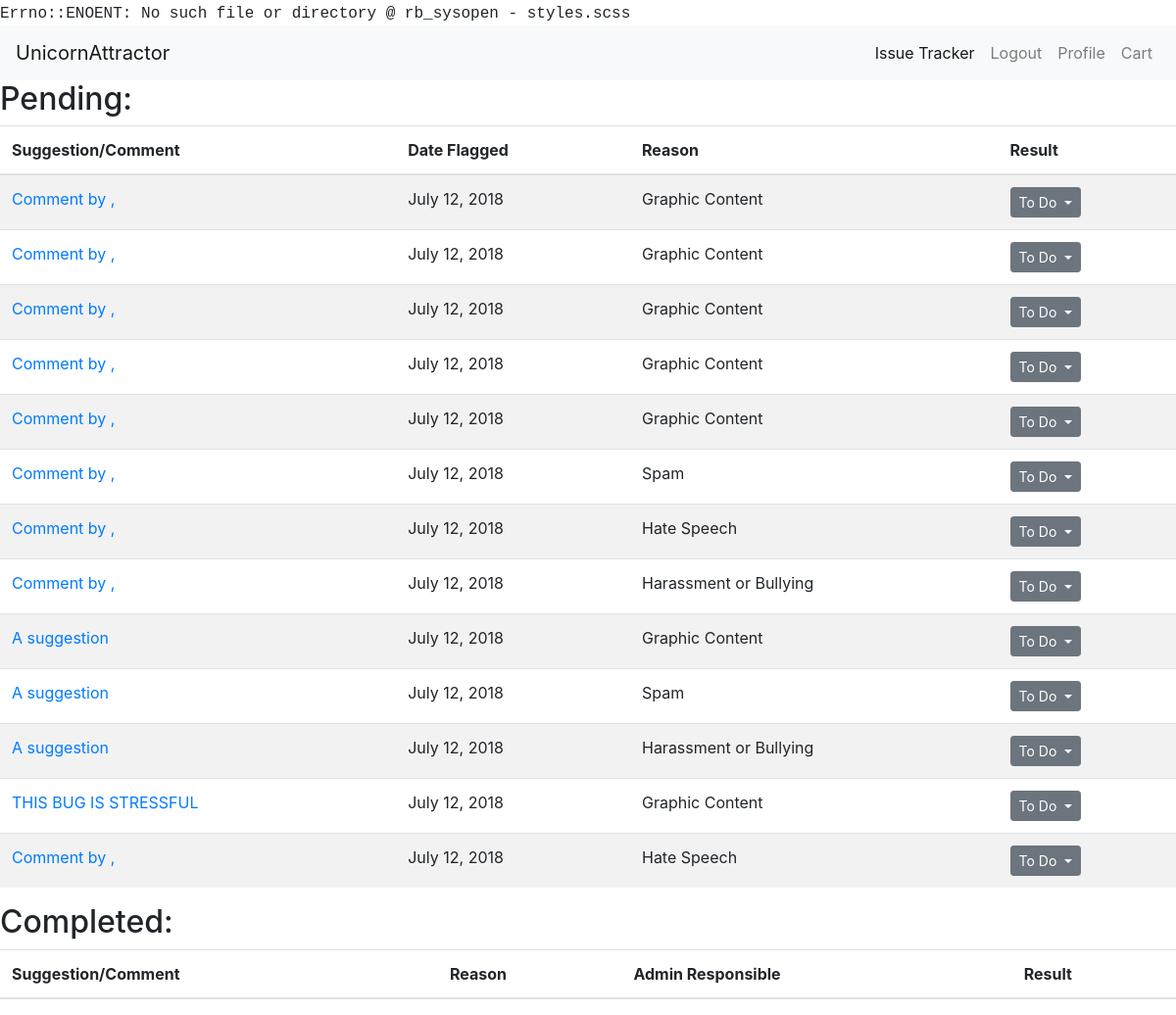
Before: /suggestions/flags (signed in) with the older database file.
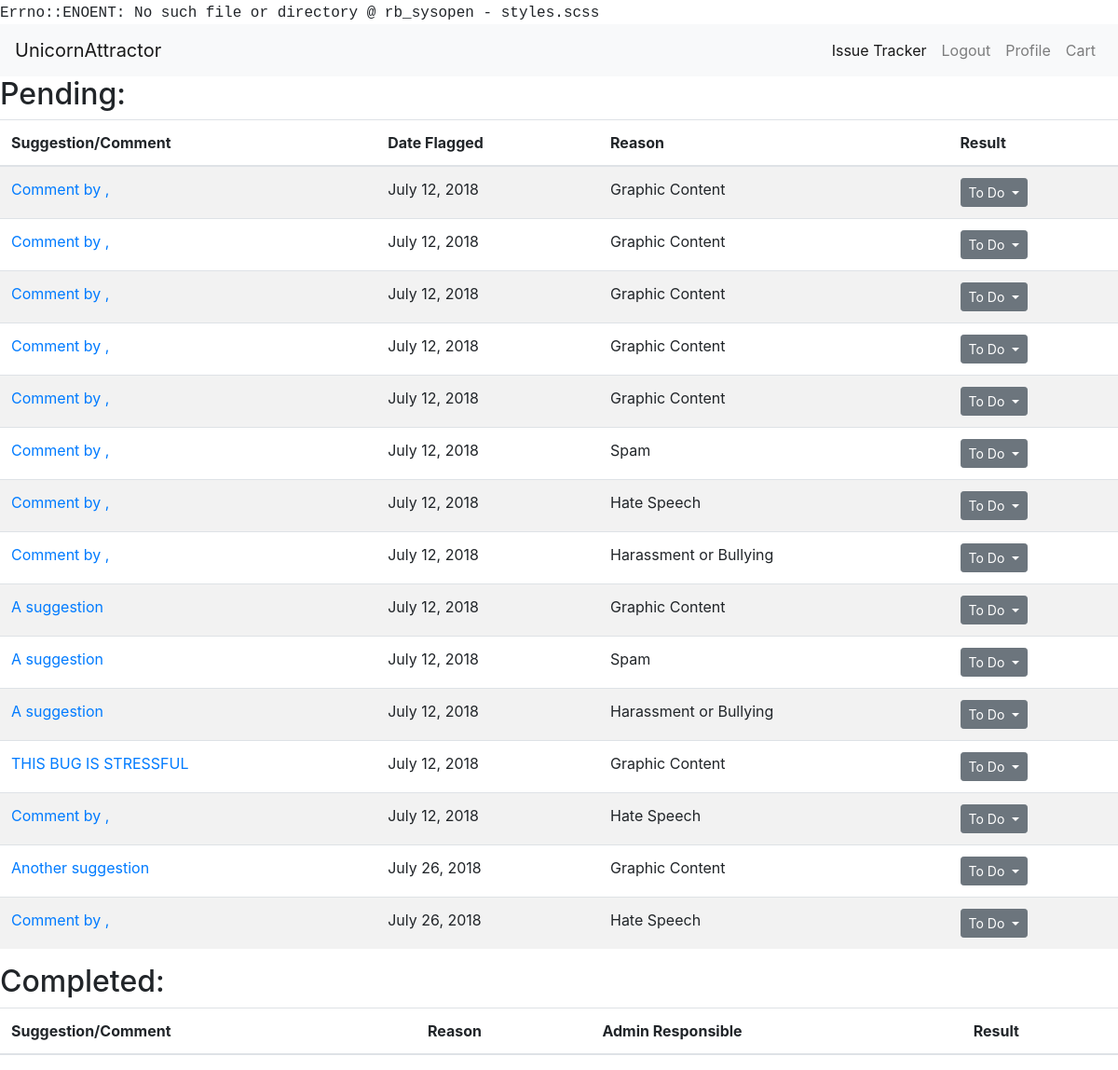
After: the same page with the newer database file.
### usersuggestions/models.py (models this page shows, shortened)
class Flag(models.Model):
    flagged_item_choices = ((1, "comment"), (2, 'suggestion'))
    reason_choices = ((0, "Spam"), (1, "Hate Speech"), (2, "Graphic Content"), (3, "Harassment or Bullying"))
    result_choices = ((True, 'Deemed Inappropriate'), (False, 'Deemed Not Inappropriate'), (None, "To Do"))
    flagged_item_type = models.PositiveSmallIntegerField(choices=flagged_item_choices, null=False)
    flagged_by = models.ForeignKey(User, null=False, on_delete=models.PROTECT)
    suggestion = models.ForeignKey(Suggestion, null=True, blank=True, on_delete=models.SET_NULL)
    comment = models.ForeignKey(Comment, null=True, blank=True, on_delete=models.SET_NULL)
    reason = models.PositiveSmallIntegerField(choices=reason_choices, null=False, blank=False)
    date_time_marked = models.DateTimeField(auto_now_add=True)
    responsible_admin = models.ForeignKey(User, related_name="admin_assigned", null=True, blank=True,
                                       on_delete=models.PROTECT)
    result = models.NullBooleanField(blank=True, null=True, choices=result_choices)

class Suggestion(models.Model):
    suggestion_choices = ((True, 'Feature'), (False, 'Bug Fix'))
    is_feature = models.BooleanField(blank=False, default=False, choices=suggestion_choices)
    user = models.ForeignKey(User, null=False, on_delete=models.PROTECT)
    title = models.CharField(max_length=200, blank=False)
    details = RichTextUploadingField()
    date_time = models.DateTimeField(auto_now_add=True)
    delay_submission = models.BooleanField(null=False, blank=True, default=False)

### usersuggestions/views.py (the view)
@login_required()
def render_flags_page(request):
    if not request.user.is_staff:
        return redirect("issue_tracker")
    flags = Flag.objects.all()
    return render(request, "view_flags.html", {"flags": flags})

### market/cart.py (called while the page is built)
    def __len__(self):
        return sum(item['quantity'] for item in self.cart.values())

### market/contexts.py (called while the page is built)
def cart(request):
    return {'cart': Cart(request)}

### usersuggestions/templates/view_flags.html (shortened to what this page needs)
{% extends 'base.html' %} {% block title %}Flags{% endblock %} {% block content %}
<h2> Pending:</h2>
<table class="table table-striped">
    <thead>
        <tr>
            <th scope="col">Suggestion/Comment</th>
            <th scope="col">Date Flagged</th>
            <th scope="col">Reason</th>
            <th scope="col">Result</th>
        </tr>
    </thead>
    <tbody>
        {% for flag in flags %} {% if flag.result == None %}
        <tr>
            <td>
                {% if flag.flagged_item_type == 1 %}
                <a href="{% url 'view_suggestion' flag.comment.suggestion.id %}#{{ flag.comment.id }}" target="_blank">Comment by {{ flag.comment.user }}, {{ flag.comment.date_time.date }}</a> {% else %}
                <a href="{% url 'view_suggestion' flag.suggestion.id %}" target="_blank">{{ flag.suggestion.title }}</a> {% endif %}
            </td>
            <td>{{ flag.date_time_marked.date }}</td>
            <td>{{ flag.get_reason_display }}</td>
            <td>
                <button id="flagResultButtonGroup" type="button" class="btn btn-sm btn-secondary dropdown-toggle" data-toggle="dropdown" aria-haspopup="true" aria-expanded="false">
     To Do
    </button>
            </td>
        </tr>
        {% endif %} {% endfor %}
    </tbody>
</table>
<h2>Completed:</h2>
<table class="table table-striped">
    <thead>
        <tr>
            <th scope="col">Suggestion/Comment</th>
            <th scope="col">Reason</th>
            <th scope="col">Admin Responsible</th>
            <th scope="col">Result</th>
        </tr>
    </thead>
{% endblock %}

### templates/base.html (shortened to what this page needs)
<!DOCTYPE html>
<html lang="en">
<head>
    <link rel="stylesheet" href="https://maxcdn.bootstrapcdn.com/bootstrap/4.0.0/css/bootstrap.min.css">
    <link rel="stylesheet" href="/static/css/styles.css" type="text/css" />
</head>
<header>
    <nav class="navbar navbar-expand-lg navbar-light bg-light justify-content-between">
  <a class="navbar-brand" href="{% url 'home' %}">UnicornAttractor</a>
    <form class="inline">
  <div class="collapse navbar-collapse" id="navbarSupportedContent">
    <ul class="navbar-nav mr-auto">
      <li class="nav-item active">
        <a class="nav-link" href="{% url 'issue_tracker' %}">Issue Tracker<span class="sr-only">(current)</span></a>
      </li>
         {% if user.is_authenticated %}
       <li class="nav-item">
        <a class="nav-link" href="{% url 'logout' %}">Logout</a>
      </li>
        <li class="nav-item">
        <a class="nav-link" href="{% url 'userpage' user.id %}">Profile</a>
      </li>
      {% endif %}
         <li class="nav-item">
        <a class="nav-link" href="{% url 'view_cart' %}">Cart </a>
      </li>
      </ul>
  </div>
  </form>
</nav>
</header>
<body>
    {% block content %}{% endblock %}
</body>
</html>

### styles.css (style rules this page uses)
body:before { white-space: pre; font-family: monospace; content: "Errno::ENOENT: No such file or directory @ rb_sysopen - styles.scss"; }

Changed rows visible on the page:
added Flag: suggestion "Another suggestion", date_time_marked "July 26, 2018", reason "Graphic Content"
added Flag: date_time_marked "July 26, 2018", reason "Hate Speech"
